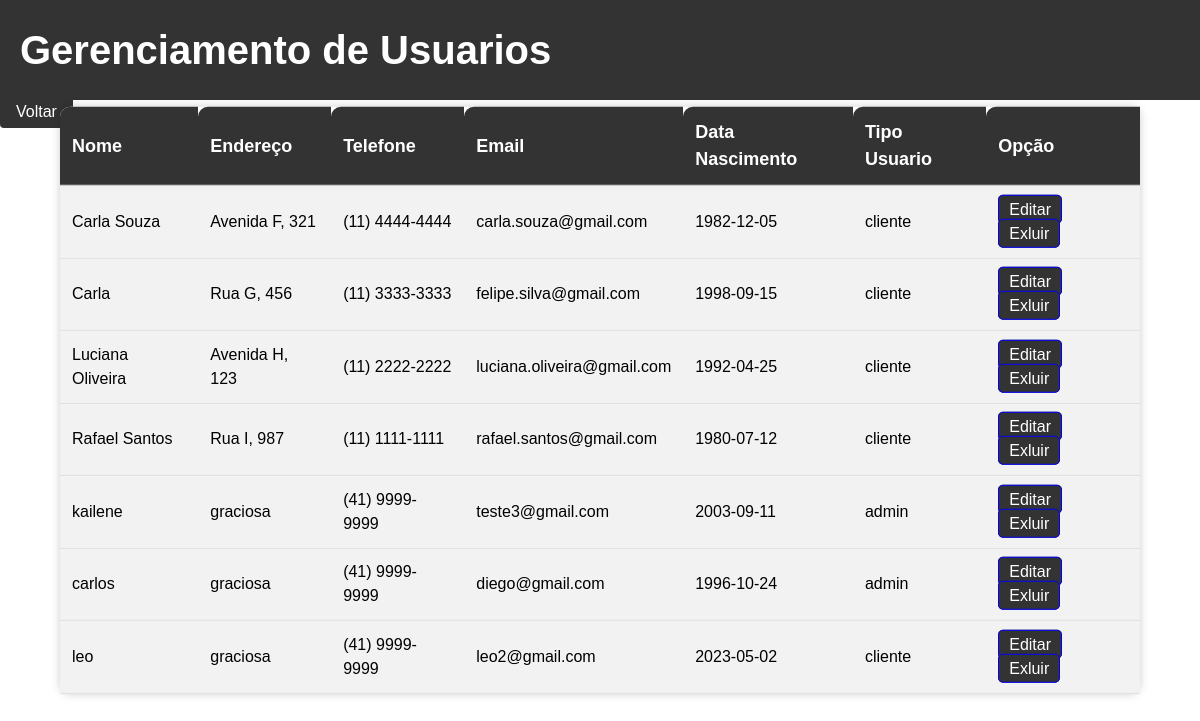
The app's page /tabela_usuarios.php with its own data.
### tables this page shows
CREATE TABLE `usuarios` (
  `id` int NOT NULL,
  `nome` varchar(255) NOT NULL,
  `endereco` varchar(255) NOT NULL,
  `telefone` varchar(255) NOT NULL,
  `email` varchar(255) DEFAULT NULL,
  `data_nascimento` date NOT NULL,
  `senha` varchar(255) NOT NULL,
  `tipo` enum('admin','cliente') DEFAULT NULL,
  `excluido` tinyint(1) NOT NULL DEFAULT '0'
);

### tabela_usuarios.php (the view, shortened to what this page needs)
<?php
    $mysqli = new mysqli ("localhost", "root", "root", "car_leasing");
        $sql = "SELECT id, nome, endereco, telefone, email, data_nascimento, tipo
        FROM usuarios where excluido = 0";
        $usuarios = $mysqli -> query($sql);
?>
<!DOCTYPE html>
<html>
<head>
</head>
<body>
	<header>
		<h1>Gerenciamento de Usuarios</h1>
	</header>
	<div>
		<a href="tela_admin.php">
			Voltar
		</a>
	</div>
	<table>
	<thead>
		<tr>
			<th>Nome</th>
			<th>Endereço</th>
			<th>Telefone</th>
			<th>Email</th>
			<th>Data Nascimento</th>
			<th>Tipo Usuario</th>
			<th>Opção</th>
		</tr>
	</thead>
	<tbody>
	<?php while ($linha = $usuarios->fetch_assoc()) { ?>
	<tr>
	<tr>
    <td><?php echo $linha['nome']; ?></td>
    <td><?php echo $linha['endereco']; ?></td>
    <td><?php echo $linha['telefone']; ?></td>
    <td><?php echo $linha['email']; ?></td>
    <td><?php echo $linha['data_nascimento']; ?></td>
    <td><?php echo $linha['tipo']; ?></td>
    <td>
        <a href="editar_usuarios.php?id=<?php echo $linha['id']; ?>" style="color: white; text-decoration: none; padding: 5px 10px; border: 1px solid blue; border-radius: 5px; cursor: pointer;">Editar</a>
				<a href="excluir_usuarios.php?id=<?php echo $linha['id']; ?>&nome=<?php echo $linha['nome']; ?>&endereco=<?php echo $linha['endereco']; ?>&telefone=<?php echo $linha['telefone']; ?>&email=<?php echo $linha['email']; ?>&data_nascimento=<?php echo $linha['data_nascimento']; ?>&tipo=<?php echo $linha['tipo']; ?>"  style="color: white; text-decoration: none; padding: 5px 10px; border: 1px solid blue; border-radius: 5px; cursor: pointer;">Exluir</a>
		</td>
</tr>
<?php } ?>
	</tbody>
</table>
</body>

### tabela_usuarios.php (style rules this page uses)
body { background-image: url("https://quatrorodas.abril.com.br/wp-content/uploads/2020/03/renault-city_k-ze-2020-1600-02.jpg-e1585150040984.jpg?quality=70&strip=info&w=1280&h=720&crop=1"); background-size: cover; font-family: Arial, sans-serif; font-size: 16px; line-height: 1.5; margin: 0; padding: 0; }
header { background-color: #333; color: #fff; display: flex; justify-content: space-between; align-items: center; padding: 20px; }
h1 { font-size: 2.5em; margin: 0; }
table { border-collapse: collapse; width: 90%; margin: auto; position: absolute; top: 50%; left: 50%; transform: translate(-50%, -50%); background-color: #fff; box-shadow: 0px 0px 10px rgba(0, 0, 0, 0.2); border-radius: 10px; }
th, td { text-align: left; padding: 12px; border-bottom: 1px solid #ddd; }
th { background-color: #333; color: #fff; font-size: 18px; border-radius: 10px 0 0 0; }
tr:nth-child(even) { background-color: #f2f2f2; }
a { text-decoration: none; background-color: #333; color: #fff; padding: 8px 16px; border: none; border-radius: 4px; cursor: pointer; font-size: 16px; margin-top: 20px; }

### records on screen
usuarios: nome "Carla Souza", endereco "Avenida F, 321", telefone "(11) 4444-4444", email "carla.souza@gmail.com", data_nascimento "1982-12-05", tipo "cliente"
usuarios: nome "Carla", endereco "Rua G, 456", telefone "(11) 3333-3333", email "felipe.silva@gmail.com", data_nascimento "1998-09-15", tipo "cliente"
usuarios: nome "Luciana Oliveira", endereco "Avenida H, 123", telefone "(11) 2222-2222", email "luciana.oliveira@gmail.com", data_nascimento "1992-04-25", tipo "cliente"
usuarios: nome "Rafael Santos", endereco "Rua I, 987", telefone "(11) 1111-1111", email "rafael.santos@gmail.com", data_nascimento "1980-07-12", tipo "cliente"
usuarios: nome "kailene", endereco "graciosa", telefone "(41) 9999-9999", email "teste3@gmail.com", data_nascimento "2003-09-11", tipo "admin"
usuarios: nome "carlos", endereco "graciosa", telefone "(41) 9999-9999", email "diego@gmail.com", data_nascimento "1996-10-24", tipo "admin"
usuarios: nome "leo", endereco "graciosa", telefone "(41) 9999-9999", email "leo2@gmail.com", data_nascimento "2023-05-02", tipo "cliente"
